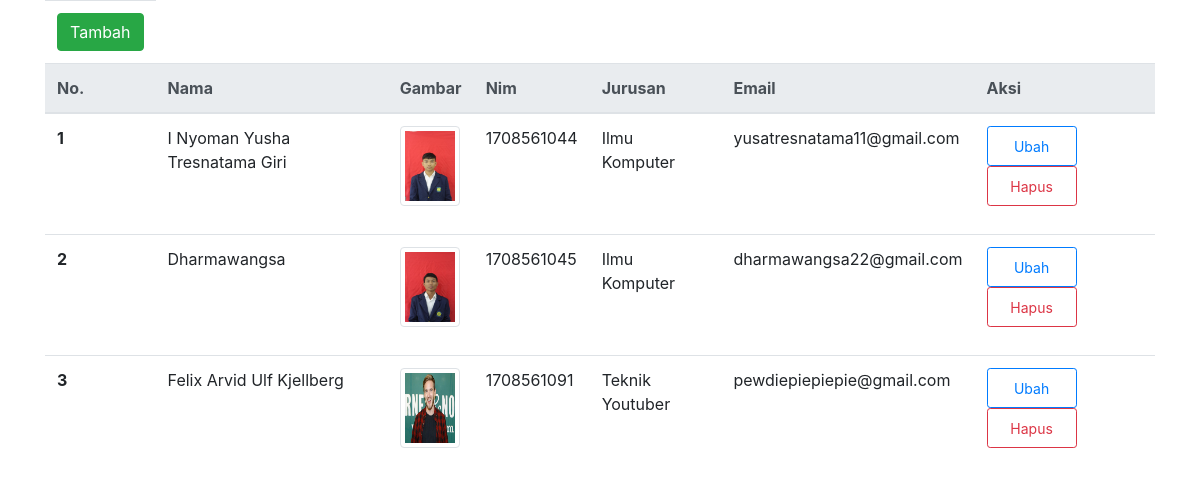
The page / on the database its author committed.
### tables this page shows
CREATE TABLE `mahasiswa` (
  `id` int(11) NOT NULL,
  `nama` varchar(100) DEFAULT NULL,
  `nim` char(10) DEFAULT NULL,
  `email` varchar(100) DEFAULT NULL,
  `jurusan` varchar(100) DEFAULT NULL,
  `gambar` varchar(100) DEFAULT NULL
);

### functions.php (called while the page is built, shortened)
<?php
    $conn = mysqli_connect("localhost","root","","biodata");
    function query($query){
        global $conn;
        $result = mysqli_query($conn,$query);
        while ($row = mysqli_fetch_assoc($result)) {
            $rows[] = $row;
        }
        return $rows;
    }
?>

### index.php (the view, shortened to what this page needs)
<?php
    require 'functions.php';
    $mahasiswa = query("SELECT * FROM mahasiswa");
?>
<!DOCTYPE html>
<html>
    <head>
        <link rel="stylesheet" href="css/bootstrap.min.css" />
    </head>
    <body>
        <div class="container">
            <div class="table-responsive-md">
                <table class="table">
                    <thead class="thead-light">
                        <tr>
                            <td><a href="tambah.php"><button type="button" class="btn btn-success">Tambah</button></a></td>
                        </tr>
                        <tr>
                            <th scope="col">No.</th>
                            <th scope="col">Nama</th>
                            <th scope="col">Gambar</th>
                            <th scope="col">Nim</th>
                            <th scope="col">Jurusan</th>
                            <th scope="col">Email</th>
                            <th scope="col">Aksi</th>
                        </tr>
                    </thead>
                    <tbody>
                        <?php $i = 1; ?>
                        <?php foreach ($mahasiswa as $row ): ?>
                        <tr>
                            <th scope="row"><?= $i; ?></th>
                            <td><p><?= $row ["nama"]; ?></p></td>
                            <td><p><img src="gambar/<?=$row ["gambar"]; ?>" style="width:60px; height:80px;"  class="img-thumbnail"></p></td>
                            <td><p><?= $row ["nim"]; ?></p></td>
                            <td><p><?= $row ["jurusan"]; ?></p></td>
                            <td><p><?= $row ["email"]; ?></p></td>
                            <td>
                                <a href="ubah.php?id=<?= $row["id"]; ?> "><button type="button" style="width:90px; height:40px;" class="btn btn-outline-primary btn-sm">Ubah </button></a>
                                <a href="hapus.php?id=<?= $row["id"]; ?> " onclick="return confirm('yakin ');"><button type="button" style="width:90px; height:40px;" class="btn btn-outline-danger btn-sm">Hapus</button></a>
                            </td>
                        </tr>
                        <?php $i++; ?>
                        <?php endforeach; ?>
                    </tbody>
                </table>
            </div>
        </div>
    </body>
</html>

### rows shown on the page
mahasiswa: nama "I Nyoman Yusha Tresnatama Giri", gambar (picture), nim "1708561044", jurusan "Ilmu Komputer", email "yusatresnatama11@gmail.com"
mahasiswa: nama "Dharmawangsa", gambar (picture), nim "1708561045", jurusan "Ilmu Komputer", email "dharmawangsa22@gmail.com"
mahasiswa: nama "Felix Arvid Ulf Kjellberg", gambar (picture), nim "1708561091", jurusan "Teknik Youtuber", email "pewdiepiepiepie@gmail.com"
